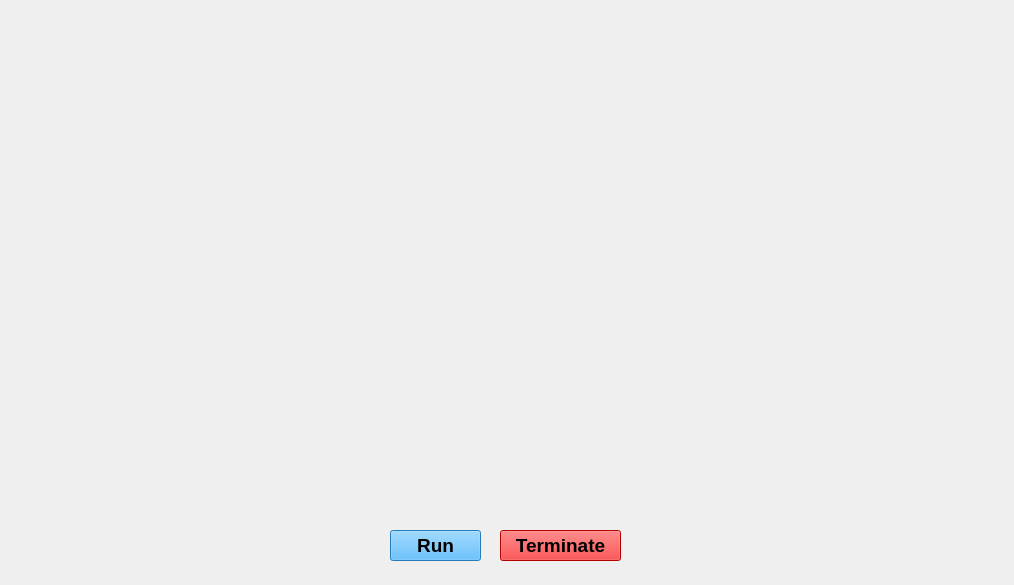
<?xml version="1.0" encoding="UTF-8"?>
<ui version="4.0">
 <class>mainWindow</class>
 <widget class="QMainWindow" name="mainWindow">
  <property name="geometry">
   <rect>
    <x>0</x>
    <y>0</y>
    <width>1014</width>
    <height>585</height>
   </rect>
  </property>
  <property name="windowTitle">
   <string>MainWindow</string>
  </property>
  <widget class="QWidget" name="centralwidget">
   <widget class="QLabel" name="label">
    <property name="geometry">
     <rect>
      <x>0</x>
      <y>0</y>
      <width>1011</width>
      <height>601</height>
     </rect>
    </property>
    <property name="text">
     <string/>
    </property>
    <property name="pixmap">
     <pixmap>../My_assistant/jarvis.gif</pixmap>
    </property>
    <property name="scaledContents">
     <bool>true</bool>
    </property>
   </widget>
   <widget class="QPushButton" name="pushButton">
    <property name="geometry">
     <rect>
      <x>390</x>
      <y>530</y>
      <width>91</width>
      <height>31</height>
     </rect>
    </property>
    <property name="font">
     <font>
      <pointsize>14</pointsize>
      <weight>75</weight>
      <bold>true</bold>
     </font>
    </property>
    <property name="styleSheet">
     <string notr="true">background-color: rgb(85, 255, 255);
background-color: rgb(53, 174, 255);</string>
    </property>
    <property name="text">
     <string>Run</string>
    </property>
   </widget>
   <widget class="QPushButton" name="pushButton_2">
    <property name="geometry">
     <rect>
      <x>500</x>
      <y>530</y>
      <width>121</width>
      <height>31</height>
     </rect>
    </property>
    <property name="font">
     <font>
      <pointsize>14</pointsize>
      <weight>75</weight>
      <bold>true</bold>
     </font>
    </property>
    <property name="styleSheet">
     <string notr="true">background-color: rgb(85, 255, 255);
background-color: rgb(255, 0, 0);</string>
    </property>
    <property name="text">
     <string>Terminate</string>
    </property>
   </widget>
   <widget class="QLabel" name="label_2">
    <property name="geometry">
     <rect>
      <x>0</x>
      <y>0</y>
      <width>391</width>
      <height>101</height>
     </rect>
    </property>
    <property name="text">
     <string/>
    </property>
    <property name="pixmap">
     <pixmap>../My_assistant/init.gif</pixmap>
    </property>
    <property name="scaledContents">
     <bool>false</bool>
    </property>
   </widget>
   <widget class="QLabel" name="label_3">
    <property name="geometry">
     <rect>
      <x>10</x>
      <y>330</y>
      <width>301</width>
      <height>201</height>
     </rect>
    </property>
    <property name="styleSheet">
     <string notr="true">background:transparent;</string>
    </property>
    <property name="text">
     <string/>
    </property>
    <property name="pixmap">
     <pixmap>../My_assistant/cyber3.gif</pixmap>
    </property>
   </widget>
   <widget class="QTextBrowser" name="textBrowser">
    <property name="geometry">
     <rect>
      <x>580</x>
      <y>30</y>
      <width>171</width>
      <height>31</height>
     </rect>
    </property>
    <property name="styleSheet">
     <string notr="true">background:transparent;
border-radius:none;</string>
    </property>
   </widget>
   <widget class="QTextBrowser" name="textBrowser_2">
    <property name="geometry">
     <rect>
      <x>760</x>
      <y>30</y>
      <width>171</width>
      <height>31</height>
     </rect>
    </property>
    <property name="styleSheet">
     <string notr="true">background:transparent;
border-radius:none;</string>
    </property>
   </widget>
  </widget>
 </widget>
 <resources/>
 <connections/>
</ui>
